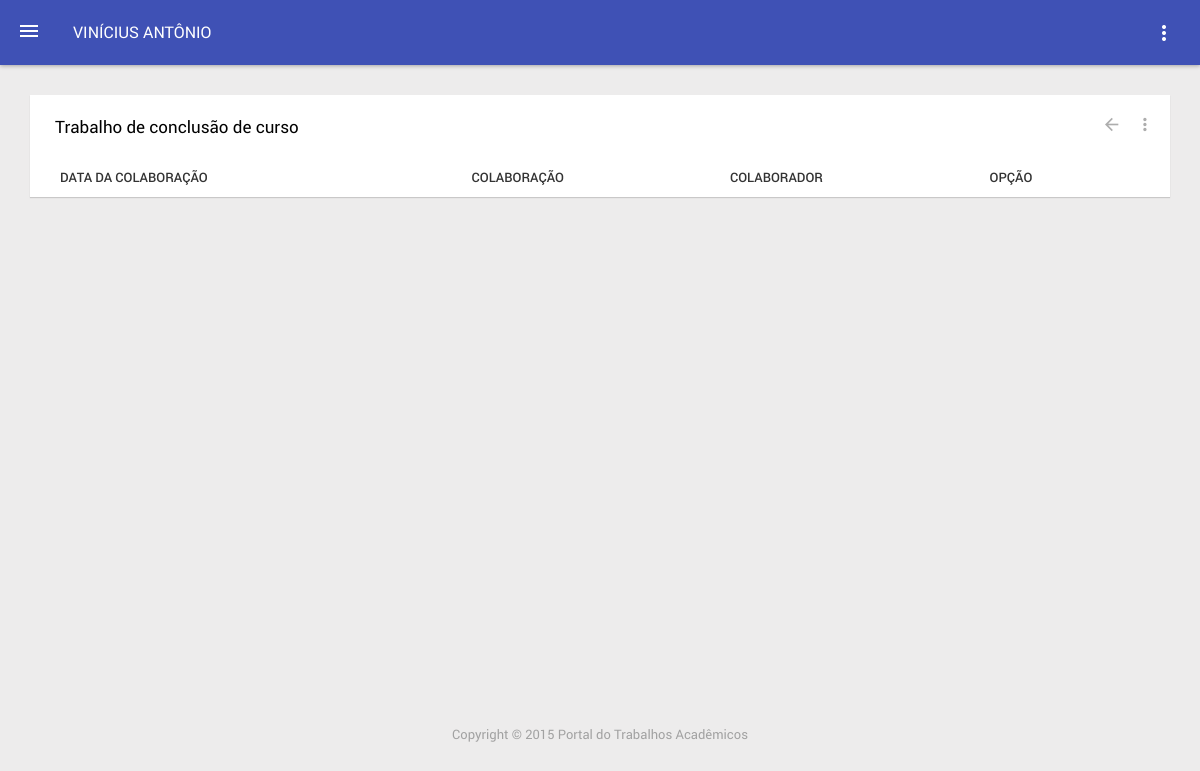
Before: /portal/index.php?page=10.5&id_trabalho=27&trabalho=Trabalho de conclusão de curso&usuario=3 (signed in) with the older database file.
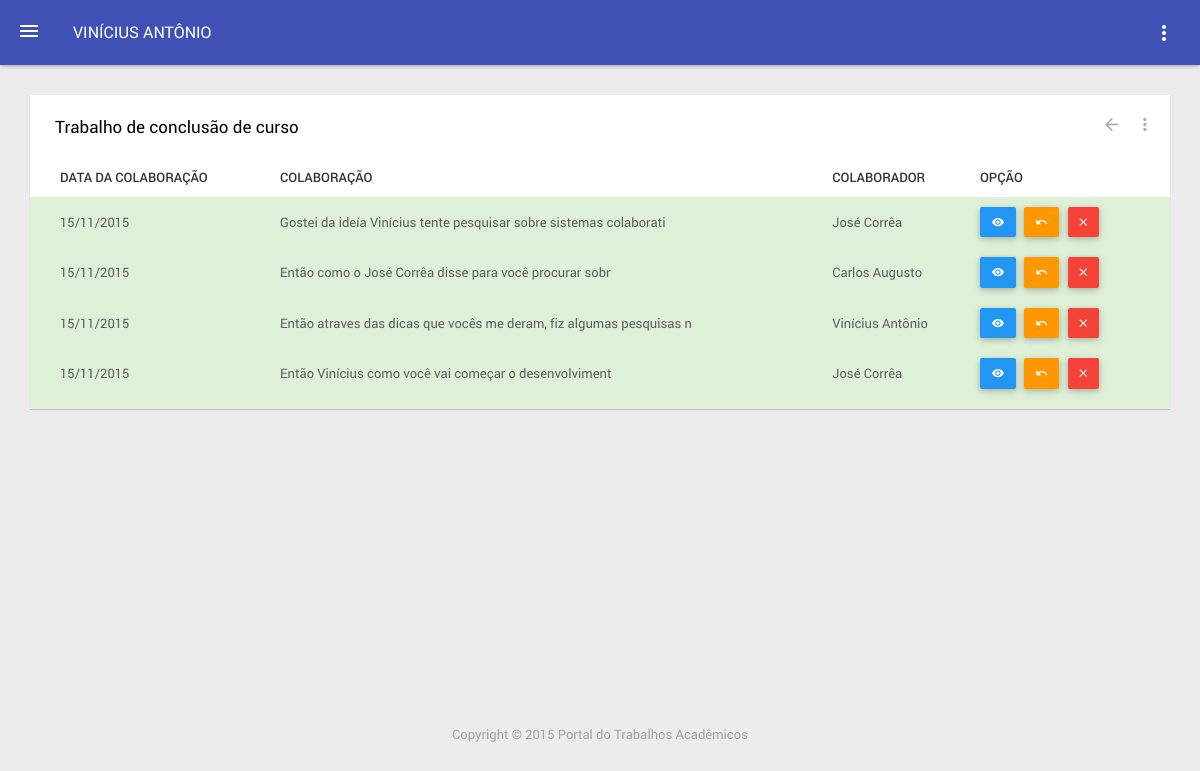
After: the same page with the newer database file.
### tables this page shows
CREATE TABLE IF NOT EXISTS `tb_colaboracao` (
  `id_colaboracao` int(11) NOT NULL AUTO_INCREMENT,
  `descricao` text NOT NULL,
  `dataCriacao` datetime NOT NULL,
  `dataAceite` datetime DEFAULT NULL,
  `status` char(1) NOT NULL,
  `id_usuario` int(10) NOT NULL,
  `id_trabalho` int(10) NOT NULL,
  PRIMARY KEY (`id_colaboracao`),
  KEY `FKtb_colabor667850` (`id_usuario`,`id_trabalho`),
  FULLTEXT KEY `status` (`status`)
);

CREATE TABLE IF NOT EXISTS `tb_usuario` (
  `id_usuario` int(10) NOT NULL AUTO_INCREMENT,
  `nome` varchar(40) NOT NULL,
  `email` varchar(40) NOT NULL,
  `telefone` varchar(15) DEFAULT NULL,
  `senha` varchar(40) NOT NULL,
  `imagem` varchar(200) DEFAULT NULL,
  `bio` text,
  PRIMARY KEY (`id_usuario`)
);

### portal/pages/works/collaborations.php (the view, shortened to what this page needs)
<?php
    $id = $_GET['id_trabalho'];
    $nomeTrabalho = $_GET['trabalho'];
?>
<div class="card">
    <div class="card-header">
        <h2><?php echo $nomeTrabalho; ?> </h2>
        <ul class="actions">
            <li>
                <a href="javascript:window.history.go(-1)">
                    <i class="zmdi zmdi-arrow-left"></i>
                </a>
            </li>
            <li class="dropdown action-show">
                <a href="" data-toggle="dropdown">
                    <i class="zmdi zmdi-more-vert"></i>
                </a>
            </li>
        </ul>
    </div>
    <table id="data-table-command" class="table table-striped table-vmiddle table-hover">
        <thead>
            <tr>
                <th data-column-id="id" data-type="date">Data da Colaboração</th>
                <th data-column-id="sender">Colaboração</th>
                <th data-column-id="received" data-order="desc">Colaborador</th>
                <th data-column-id="commands" data-formatter="commands" data-sortable="false">Opção</th>
            </tr>
        </thead>
        <tbody>
            <?php
                $sql = "select * from tb_colaboracao
                            inner join tb_usuario
                            on (tb_colaboracao.id_usuario= tb_usuario.id_usuario)
                            where(tb_colaboracao.id_trabalho = $id)
                            order by dataCriacao";
                $search_query = mysql_query($sql);
                while($select = mysql_fetch_array($search_query)){
                    $nome = $select["nome"];
                    $descricao = substr(strip_tags($select["descricao"]), 0, 80);
                    $dataCriacao = date('d/m/Y', strtotime($select["dataCriacao"]));
                    $status = $select["status"];
                    $colaboracao = $select["id_colaboracao"];
                    if($status == "A"){
                        print('<tr class="warning">');
                            print('<td>'."$dataCriacao".'</td>');
                            print('<td>'."$descricao".'</td>');
                            print('<td>'."$nome".'</td>');
                            print('<td style="width:200px;"><a href="index.php?page=11&id_colaboracao='.$colaboracao.'" class="btn bgm-blue m-r-5" id="visualizar"><i class="zmdi zmdi-eye"></i></a>
                            <a href="index.php?page=10.8&id_colaboracao='.$colaboracao.'" class="btn bgm-green m-r-5 waves-effect" id="aceitar"><i class="zmdi zmdi-check"></i></a>
                            <a href="index.php?page=10.7&id_colaboracao='.$colaboracao.'" class="btn bgm-red m-r-5 waves-effect" id="excluir"><i class="zmdi zmdi-close"></i></a></td>');
                        print('</tr>');
                    }
                    else if($status == "O"){
                        print('<tr class="success">');
                            print('<td>'."$dataCriacao".'</td>');
                            print('<td>'."$descricao".'</td>');
                            print('<td>'."$nome".'</td>');
                            print('<td style="width:200px;"><a href="index.php?page=11&id_colaboracao='.$colaboracao.'" class="btn bgm-blue m-r-5" id="visualizar"><i class="zmdi zmdi-eye"></i></a>
                            <a href="index.php?page=10.9&id_colaboracao='.$colaboracao.'" class="btn bgm-orange waves-effect m-r-5" id="analisar"><i class="zmdi zmdi-undo"></i></a>
                            <a href="index.php?page=10.7&id_colaboracao='.$colaboracao.'" class="btn bgm-red m-r-5 waves-effect" id="excluir"><i class="zmdi zmdi-close"></i></a></td>');                        print('</tr>');
                    }
                }
            ?>
        </tbody>
    </table>
</div>

Changed rows visible on the page:
added tb_colaboracao: dataCriacao "15/11/2015", descricao "Gostei da ideía Vinícius tente pesquisar sobre sistemas colaborati", tb_usuario.nome "José Corrêa"
added tb_colaboracao: dataCriacao "15/11/2015", descricao "Então como o José Corrêa disse para você procurar sobr", tb_usuario.nome "Carlos Augusto"
added tb_colaboracao: dataCriacao "15/11/2015", descricao "Então atraves das dicas que vocês me deram, fiz algumas pesquisas n", tb_usuario.nome "Vinícius Antônio"
added tb_colaboracao: dataCriacao "15/11/2015", descricao "Então Vinícius como você vai começar o desenvolviment", tb_usuario.nome "José Corrêa"
